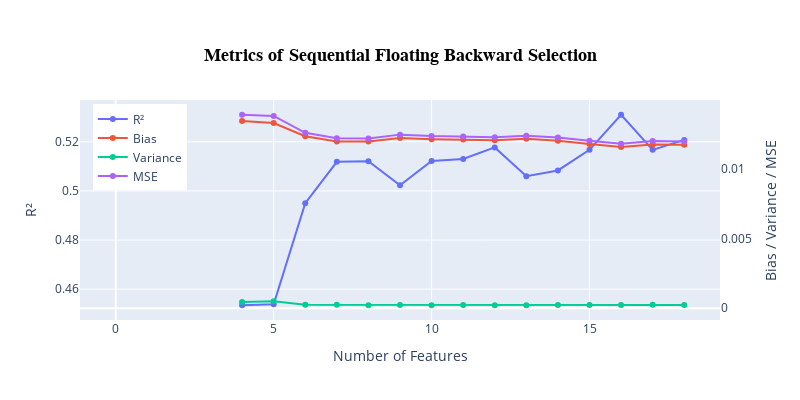

Notebook code for this chart:
### Code cell
fig = go.Figure()

fig.add_trace(go.Scatter(x=metrics_df.index, y=metrics_df['r2'], 
                         mode='lines+markers', name='R²', 
                         yaxis='y1'))

fig.add_trace(go.Scatter(x=metrics_df.index, y=metrics_df['bias'], 
                         mode='lines+markers', name='Bias', 
                         yaxis='y2'))
fig.add_trace(go.Scatter(x=metrics_df.index, y=metrics_df['var'], 
                         mode='lines+markers', name='Variance', 
                         yaxis='y2'))
fig.add_trace(go.Scatter(x=metrics_df.index, y=metrics_df['mse'], 
                         mode='lines+markers', name='MSE', 
                         yaxis='y2'))

fig.update_layout(title=dict(
    text="Metrics of Sequential Floating Backward Selection",
    x=0.5,y=0.88, xanchor='center', font=dict(size=18, family="Arial", color="black", weight="bold")),
    xaxis_title="Number of Features",
    yaxis=dict(title="R²", side="left"),
    yaxis2=dict(title="Bias / Variance / MSE", side="right", overlaying='y', showgrid=False),
    legend=dict(x=0.02, y=0.98),
    width=800, height=400,
    hovermode='x unified')

fig.show()

### Figure 1 — Plotly figure (JSON) as saved in the notebook; plotly's stock layout.template omitted (floating-point values rounded to 4 significant figures)
{"data": [{"mode": "lines+markers", "name": "R²", "type": "scatter", "x": [0, 1, 2, 3, 4, 5, 6, 7, 8, 9, 10, 11, 12, 13, 14, 15, 16, 17, 18], "y": [null, null, null, null, 0.4535, 0.4538, 0.495, 0.5119, 0.5121, 0.5023, 0.5122, 0.513, 0.5177, 0.506, 0.5083, 0.5167, 0.531, 0.5167, 0.5208], "yaxis": "y"}, {"mode": "lines+markers", "name": "Bias", "type": "scatter", "x": [0, 1, 2, 3, 4, 5, 6, 7, 8, 9, 10, 11, 12, 13, 14, 15, 16, 17, 18], "y": [null, null, null, null, 0.01339, 0.01325, 0.0123, 0.01191, 0.01192, 0.01218, 0.01209, 0.01206, 0.01202, 0.01211, 0.01198, 0.01174, 0.01152, 0.01171, 0.01168], "yaxis": "y2"}, {"mode": "lines+markers", "name": "Variance", "type": "scatter", "x": [0, 1, 2, 3, 4, 5, 6, 7, 8, 9, 10, 11, 12, 13, 14, 15, 16, 17, 18], "y": [null, null, null, null, 0.0004488, 0.0005039, 0.000245, 0.0002448, 0.0002226, 0.0002372, 0.0002159, 0.0002258, 0.0002191, 0.0002217, 0.0002276, 0.00024, 0.0002332, 0.0002471, 0.0002355], "yaxis": "y2"}, {"mode": "lines+markers", "name": "MSE", "type": "scatter", "x": [0, 1, 2, 3, 4, 5, 6, 7, 8, 9, 10, 11, 12, 13, 14, 15, 16, 17, 18], "y": [null, null, null, null, 0.01384, 0.01375, 0.01254, 0.01216, 0.01214, 0.01241, 0.01231, 0.01228, 0.01223, 0.01234, 0.01221, 0.01198, 0.01175, 0.01195, 0.01192], "yaxis": "y2"}], "layout": {"height": 400, "hovermode": "x unified", "legend": {"x": 0.02, "y": 0.98}, "title": {"font": {"color": "black", "family": "Arial", "size": 18, "weight": "bold"}, "text": "Metrics of Sequential Floating Backward Selection", "x": 0.5, "xanchor": "center", "y": 0.88}, "width": 800, "xaxis": {"autorange": true, "range": [-1.132, 19.13], "title": {"text": "Number of Features"}, "type": "linear"}, "yaxis": {"autorange": true, "range": [0.4474, 0.537], "side": "left", "title": {"text": "R²"}, "type": "linear"}, "yaxis2": {"autorange": true, "overlaying": "y", "range": [-0.0008386, 0.01489], "showgrid": false, "side": "right", "title": {"text": "Bias / Variance / MSE"}, "type": "linear"}}}
